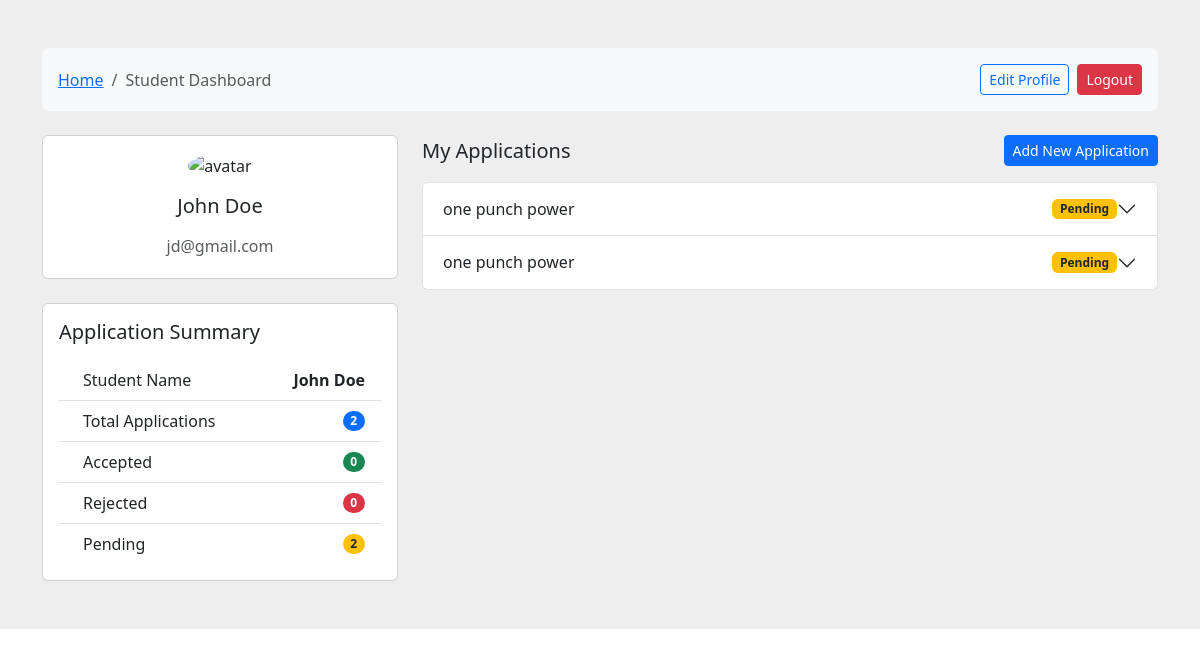
/student/dashboard/ (signed in), run on an earlier commit of the app's database.
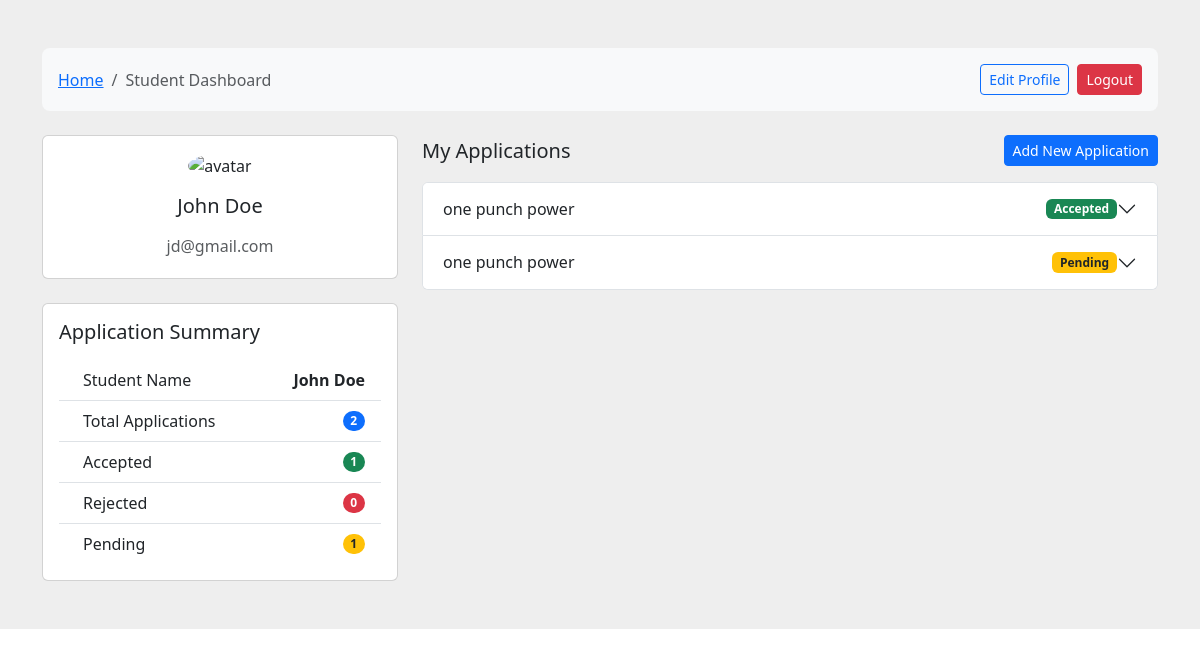
And on a later commit of the database.
### applications/models.py (models this page shows, shortened)
class Application(models.Model):
    application_id = models.AutoField(primary_key=True)
    university_name = models.CharField(max_length=100)
    program_name = models.CharField(max_length=50)
    study_mode = models.CharField(max_length=20, choices=[('Online','Online'),('On-Campus','On-Campus')])
    student = models.ForeignKey(User, on_delete=models.CASCADE, limit_choices_to={'role':'Student'}, related_name='applications_student')
    status = models.CharField(max_length=10, choices=[('Pending','Pending'),('Accepted','Accepted'),('Rejected','Rejected')], default='Pending')
    subject = models.CharField(max_length=100, blank=False)
    content = models.TextField(blank=False)

### authentication/views.py (the view)
# urls.py: path('student/dashboard/', views.stddashbord, name='stddashbord'),
@login_required
@cache_control(no_cache=True, must_revalidate=True, no_store=True)
def stddashbord(request):
    applications = Application.objects.filter(student=request.user)
    contex = {
        'applications':applications,
        'total_applications':applications.all().count(),
        'accepted_count':applications.filter(status='Accepted').count(),
        'rejected_count':applications.filter(status='Rejected').count(),
        'pending_count':applications.filter(status='Pending').count(),
    }
    return render(request, 'dashbord/stddashbord.html', contex)

### templates/dashbord/stddashbord.html (shortened to what the changed rows need)
<!DOCTYPE html>
<html lang="en">
  <head>
    <link href="https://cdn.jsdelivr.net/npm/bootstrap@5.3.8/dist/css/bootstrap.min.css" rel="stylesheet" />
  </head>
  <body>
    <section style="background-color: #eee;">
      <div class="container py-5">
        <div class="row">
          <div class="col-lg-4">
            <div class="card mb-4 mb-lg-0">
              <div class="card-body p-3">
                <ul class="list-group list-group-flush rounded-3">
                  <li class="list-group-item d-flex justify-content-between align-items-center">
                    <span>
                      Accepted
                    </span>
                    <span class="badge bg-success rounded-pill">{{ accepted_count }}</span>
                  </li>
                  <li class="list-group-item d-flex justify-content-between align-items-center">
                    <span>
                      Pending
                    </span>
                    <span class="badge bg-warning text-dark rounded-pill">{{ pending_count }}</span>
                  </li>
                </ul>
              </div>
            </div>
          </div>
          <div class="col-lg-8">
            <div class="col-lg-14">
              <div class="accordion" id="accordionExample">
                <div class="accordion" id="accordionExample">
                  {% for app in applications %}
                    <div class="accordion-item">
                      <h2 class="accordion-header" id="heading{{ forloop.counter }}">
                        <button class="accordion-button collapsed" type="button" data-bs-toggle="collapse" data-bs-target="#collapse{{ forloop.counter }}" aria-expanded="false" aria-controls="collapse{{ forloop.counter }}">
                          <div class="w-100 d-flex justify-content-between align-items-center">
                            <span>{{ app.subject }}</span>
                            {% if app.status == 'Pending' %}
                              <span class="badge bg-warning text-dark">Pending</span>
                            {% elif app.status == 'Accepted' %}
                              <span class="badge bg-success">Accepted</span>
                            {% else %}
                              <span class="badge bg-danger">Rejected</span>
                            {% endif %}
                          </div>
                        </button>
                      </h2>
                    </div>
                  {% empty %}
                    <p class="text-muted text-center">No applications submitted yet.</p>
                  {% endfor %}
                </div>
              </div>
            </div>
          </div>
        </div>
      </div>
    </section>
  </body>
</html>

What changed in the data, as far as the page shows it:
changed Application (number 1 of 2 on the later page): status "Pending" → "Accepted"
Also different on the page:
{{ accepted_count }}: "0" → "1"
{{ pending_count }}: "2" → "1"
